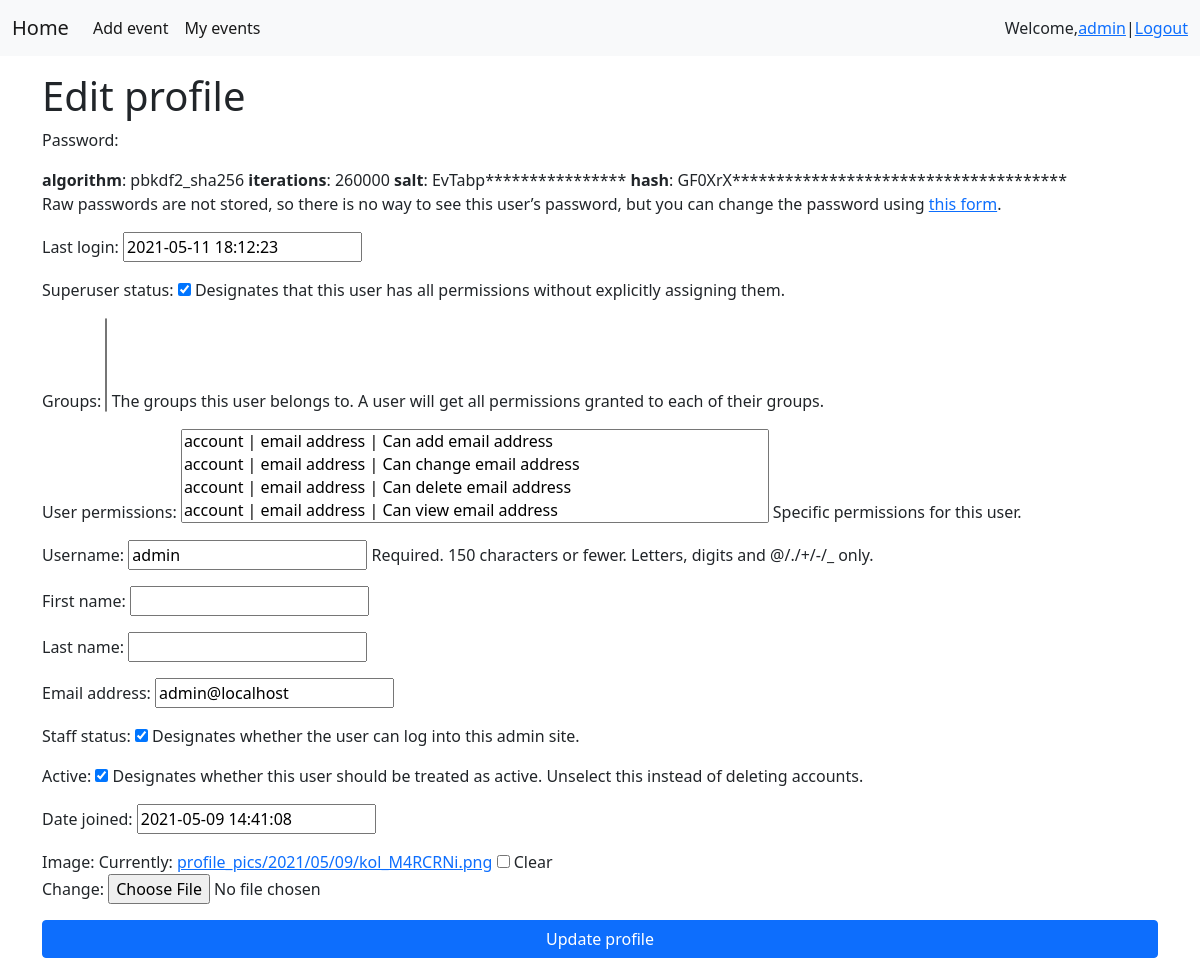
The app's page /edit_profile/ (signed in), older data.
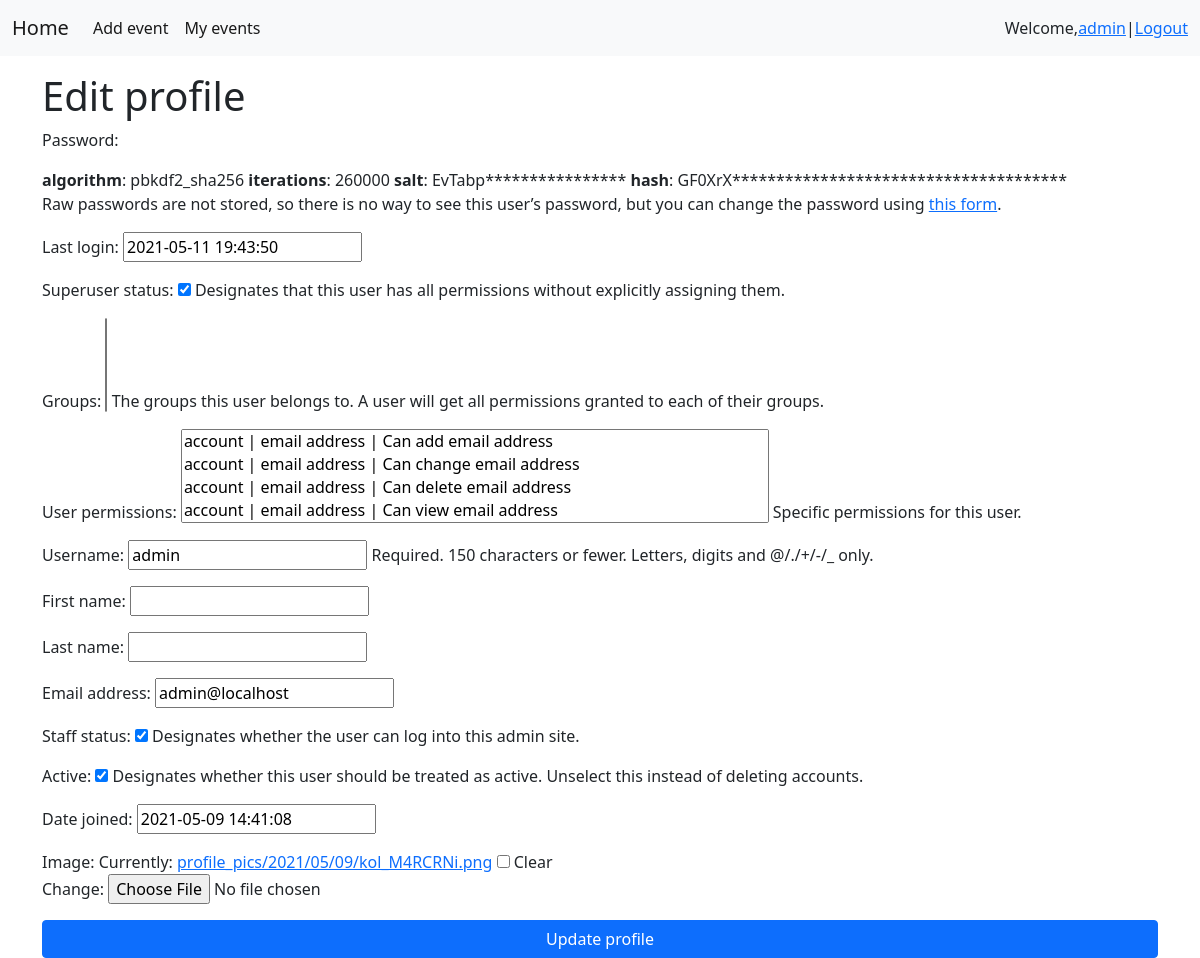
The same page, newer data.
### events/models.py (models this page shows)
class CustomUser(AbstractUser):
    def save(self, *args, **kwargs):
        self.username = self.email.split('@')[0]
        super().save(*args, **kwargs)

### events/views.py (the view)
# urls.py: path('edit_profile/', edit_profile, name='edit_profile'),
@login_required(login_url='login')
def edit_profile(request):
    if request.method == "POST":
        u_form = UserChangeForm(request.POST, instance=request.user)
        p_form = ProfileUpdateForm(request.POST, request.FILES, instance=request.user.profile)
        if u_form.is_valid() and p_form.is_valid():
            u_form.save()
            p_form.save()
            messages.success(request, 'Your account has been updated!')
            return redirect('profile', request.user.username)
    else:
        u_form = UserChangeForm(instance=request.user)
        p_form = ProfileUpdateForm(instance=request.user.profile)
    context = {
        'u_form': u_form,
        'p_form': p_form,
    }
    return render(request, 'events/edit_profile.html', context)

### events/forms.py
class ProfileUpdateForm(ModelForm):
    class Meta:
        model = Profile
        fields = ('image',)

### events/templates/events/edit_profile.html (shortened to what this page needs)
{% extends "base.html" %}
{% block content %}
<h1>Edit profile</h1>
<form method="post" enctype="multipart/form-data">
    {{ u_form.as_p }}
    {{ p_form.as_p }}
    <div class="d-grid gap-2">
        <button type="submit" class="btn btn-primary btn-block">Update profile</button>
    </div>
</form>
{% endblock %}

### templates/inc/_nav.html (shortened to what this page needs)
<nav class="navbar navbar-expand-lg navbar-light bg-light">
    <div class="container-fluid">
        <a class="navbar-brand" href="{% url 'home' %}">Home</a>
        <div class="collapse navbar-collapse" id="navbarNav">
            <ul class="navbar-nav">
                {% if request.user.is_authenticated %}
                <li class="nav-item">
                    <a class="nav-link active" aria-current="page" href="{% url 'add_event' %}">Add event</a>
                </li>
                <li class="nav-item">
                    <a class="nav-link active" aria-current="page" href="{% url 'my_events' %}">My events</a>
                </li>
                {% endif %}
            </ul>
        </div>
        {% if request.user.is_authenticated %}
        Welcome, <a href="{% url 'profile' request.user.username %}"> {{ user.username }}</a> | <a
            href="{% url 'account_logout' %}">Logout</a>
        {% else %}
        <span class="navbar-text">
            <a href="{% url 'account_signup' %}">Register</a> | <a href="{% url 'account_login' %}">Login</a>
        </span>
        {% endif %}
    </div>
</nav>

Row changes from the older to the newer data that the page shows:
changed CustomUser "admin": last_login "2021-05-11 18:12:23" → "2021-05-11 19:43:50"
